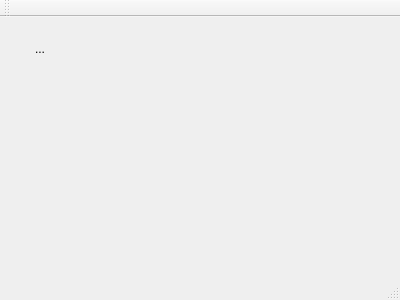
<?xml version="1.0" encoding="UTF-8"?>
<ui version="4.0">
 <class>MainWindow</class>
 <widget class="QMainWindow" name="MainWindow">
  <property name="geometry">
   <rect>
    <x>0</x>
    <y>0</y>
    <width>400</width>
    <height>300</height>
   </rect>
  </property>
  <property name="sizePolicy">
   <sizepolicy hsizetype="Expanding" vsizetype="Expanding">
    <horstretch>0</horstretch>
    <verstretch>0</verstretch>
   </sizepolicy>
  </property>
  <property name="windowTitle">
   <string>MainWindow</string>
  </property>
  <widget class="QWidget" name="centralWidget">
   <property name="styleSheet">
    <string notr="true"/>
   </property>
   <widget class="QWidget" name="leftbutton" native="true">
    <property name="geometry">
     <rect>
      <x>0</x>
      <y>0</y>
      <width>81</width>
      <height>251</height>
     </rect>
    </property>
    <property name="sizePolicy">
     <sizepolicy hsizetype="Fixed" vsizetype="Preferred">
      <horstretch>0</horstretch>
      <verstretch>0</verstretch>
     </sizepolicy>
    </property>
    <property name="styleSheet">
     <string notr="true">background-color: qlineargradient(x1: 0, y1: 0, x2: 1, y2: 0
, stop: 0 rgb(176, 176, 176) , stop: 1 rgb(54, 54, 54))

</string>
    </property>
    <widget class="QToolButton" name="bianjiButton">
     <property name="geometry">
      <rect>
       <x>0</x>
       <y>0</y>
       <width>80</width>
       <height>64</height>
      </rect>
     </property>
     <property name="baseSize">
      <size>
       <width>0</width>
       <height>0</height>
      </size>
     </property>
     <property name="styleSheet">
      <string notr="true">QToolButton#bianjiButton:hover
{ 
   background-color:qlineargradient(x1: 0, y1: 0, x2: 1, y2: 0
, stop: 0 rgba(255, 255,255, 20%) , stop: 0.5 rgba(255, 255,255, 50%) , stop: 1 rgba(255, 255,255, 20%))
}

QToolButton#bianjiButton
{
   border:0px solid red;
}</string>
     </property>
     <property name="text">
      <string>...</string>
     </property>
     <property name="icon">
      <iconset resource="source.qrc">
       <normaloff>:/left/source/bianji.png</normaloff>:/left/source/bianji.png</iconset>
     </property>
     <property name="iconSize">
      <size>
       <width>64</width>
       <height>64</height>
      </size>
     </property>
    </widget>
   </widget>
  </widget>
  <widget class="QMenuBar" name="menuBar">
   <property name="geometry">
    <rect>
     <x>0</x>
     <y>0</y>
     <width>400</width>
     <height>20</height>
    </rect>
   </property>
  </widget>
  <widget class="QToolBar" name="mainToolBar">
   <attribute name="toolBarArea">
    <enum>TopToolBarArea</enum>
   </attribute>
   <attribute name="toolBarBreak">
    <bool>false</bool>
   </attribute>
  </widget>
  <widget class="QStatusBar" name="statusBar"/>
 </widget>
 <layoutdefault spacing="6" margin="11"/>
 <resources>
  <include location="source.qrc"/>
 </resources>
 <connections/>
</ui>
